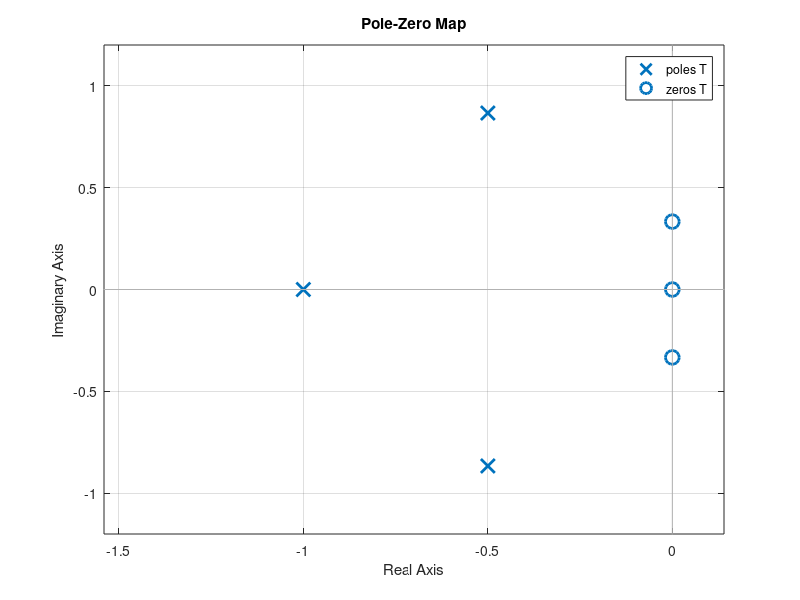
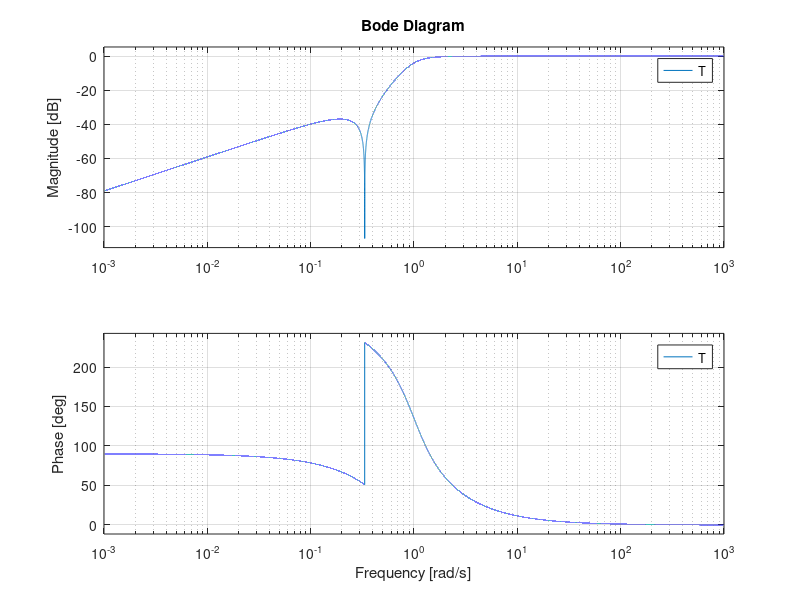

The MATLAB source for these figures, in order:

wz = 1/3;
wp = 1;

T = tf( [1 0 wz^2] ,[1 wp wp^2]) * tf([1 0], [1 wp])

W = logspace(-3,3,100000);

figure()
pzmap(T)
figure()
bode(T,W);